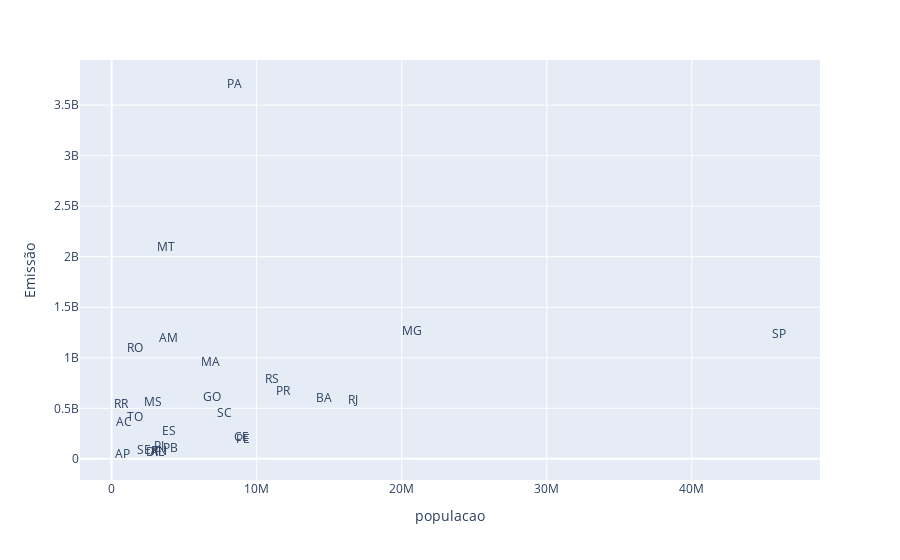

This figure's notebook cell:
### Code cell
# plotando um scatter com PX para ver os estados relativos as bolinhas
px.scatter(data_frame = dados_agrupados, x = 'populacao', y = 'Emissão', text = 'Estado', opacity = 0)

### Figure 1 — Plotly figure (JSON) as saved in the notebook; plotly's stock layout.template omitted (floating-point values rounded to 4 significant figures)
{"data": [{"hovertemplate": "populacao=%{x}<br>Emissão=%{y}<br>Estado=%{text}<extra></extra>", "legendgroup": "", "marker": {"color": "#636efa", "opacity": 0, "symbol": "circle"}, "mode": "markers+text", "name": "", "orientation": "v", "showlegend": false, "text": ["AC", "AL", "AM", "AP", "BA", "CE", "DF", "ES", "GO", "MA", "MG", "MS", "MT", "PA", "PB", "PE", "PI", "PR", "RJ", "RN", "RO", "RR", "RS", "SC", "SE", "SP", "TO"], "type": "scatter", "x": [829780, 3125254, 3952262, 774268, 14659023, 8936431, 2923369, 3975100, 6950976, 6800605, 20732660, 2833742, 3784239, 8442962, 4030961, 9051113, 3270174, 11835379, 16615526, 3303953, 1616379, 634805, 11088065, 7762154, 2211868, 46024937, 1584306], "xaxis": "x", "y": [350500000.0, 62610000.0, 1190000000.0, 35680000.0, 593200000.0, 203500000.0, 56690000.0, 269800000.0, 600800000.0, 947600000.0, 1251000000.0, 555100000.0, 2082000000.0, 3702000000.0, 95330000.0, 183600000.0, 114700000.0, 656800000.0, 576700000.0, 72240000.0, 1084000000.0, 528200000.0, 781500000.0, 448400000.0, 81190000.0, 1223000000.0, 408200000.0], "yaxis": "y"}], "layout": {"legend": {"tracegroupgap": 0}, "margin": {"t": 60}, "xaxis": {"anchor": "y", "domain": [0, 1], "title": {"text": "populacao"}}, "yaxis": {"anchor": "x", "domain": [0, 1], "title": {"text": "Emissão"}}}}
